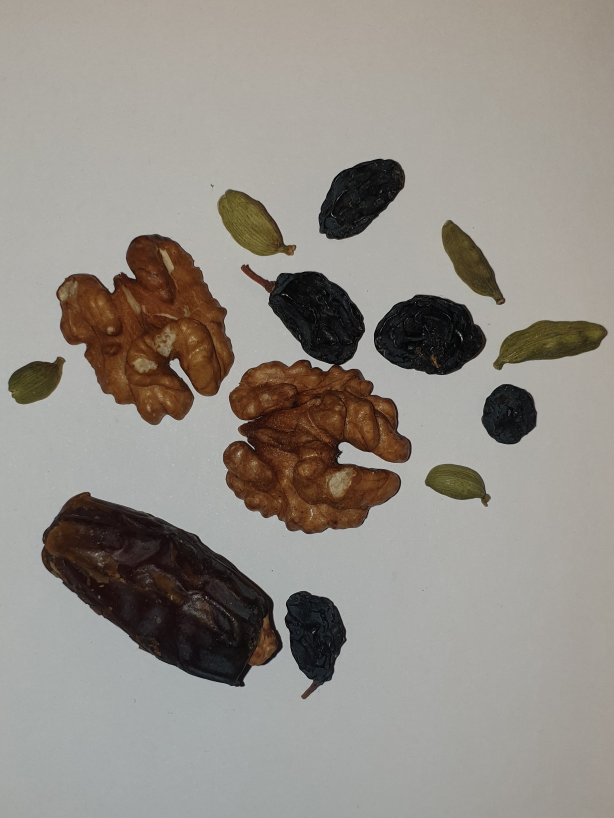
#> input picture op3/af1.jpg, 1841 x 2454 px (shown at 1/3 size)
$ python thresholding.py
#> lines starting #> are read from the running program, lines starting #| are printed output that depends on the picture; after the words box and inside, x2 and y2 are one past the last pixel; in counts of white or black regions, pixels touching at a corner belong together
import cv2
import numpy as np
from matplotlib import pyplot as plt

kernel = np.ones((5, 5), np.uint8)
img = cv2.imread('af1.jpg',0)
#> img: shape (2454, 1841); min 0, max 255, mean 142.6
#img = cv2.imread('notenmix.JPG')

# -----------------------------------------------
# resizing img to 900 by 900 for faster processing
# -----------------------------------------------
resized_img = cv2.resize(img, (900, 900))

# -----------------------------------------------
# Using bilateralFilter to blur inside of object
# while keeping outside edges
# ------------------------------------------------
blurred_img = cv2.bilateralFilter(resized_img, 20, 50, 50)

# -----------------------------------------------
# removing noise from image
# ------------------------------------------------
clean_img = cv2.morphologyEx(blurred_img, cv2.MORPH_OPEN, kernel)

# -----------------------------------------------
# dilating 5 times to disconnect any connected objects
# eroding 5 times to return image as close to original, while keeping certain changes
# like disconnected objects
# ------------------------------------------------
dilated_img = cv2.dilate(clean_img, kernel, iterations=5)
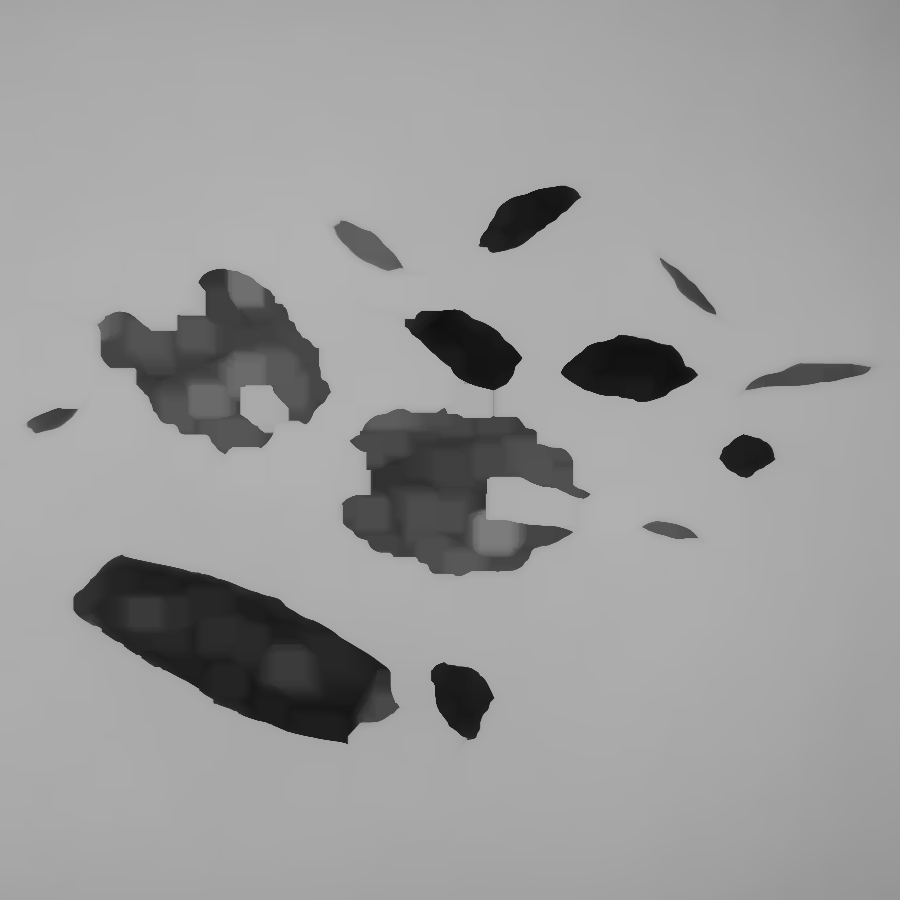
#> dilated_img: shape (900, 900); min 16, max 178, mean 154.6
img = cv2.erode(dilated_img, kernel, iterations=5)
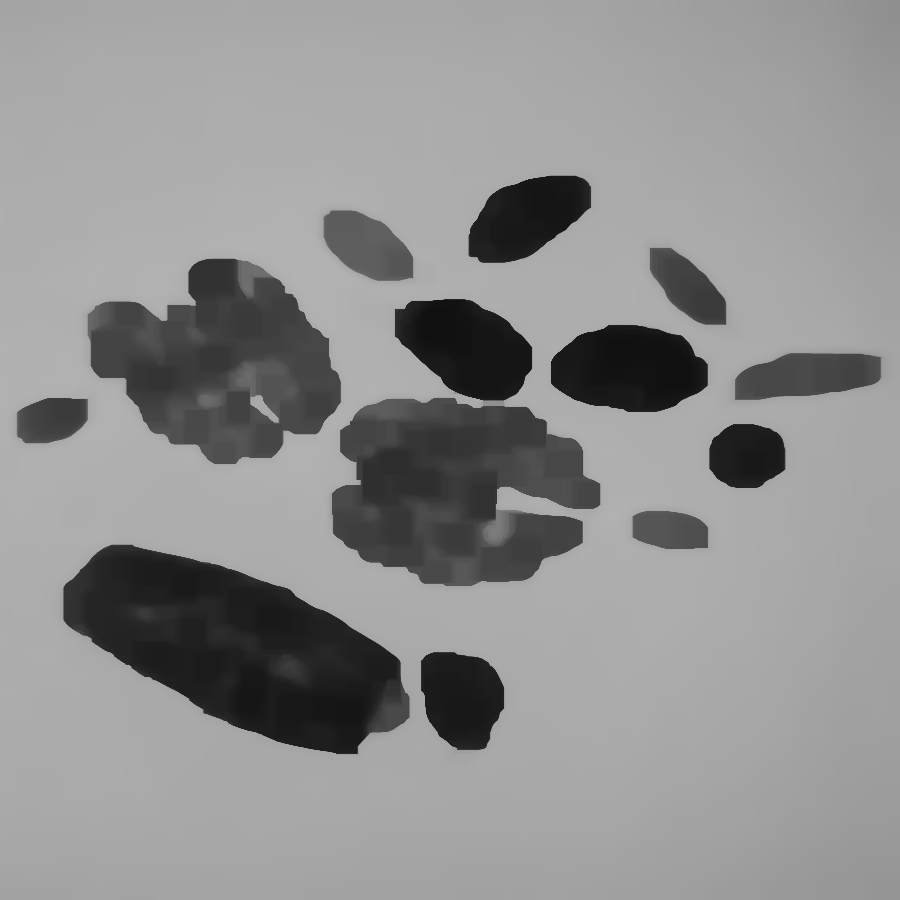
#> img: shape (900, 900); min 16, max 178, mean 143.7

## testing
ret,th1 = cv2.threshold(img,127,255,cv2.THRESH_BINARY)
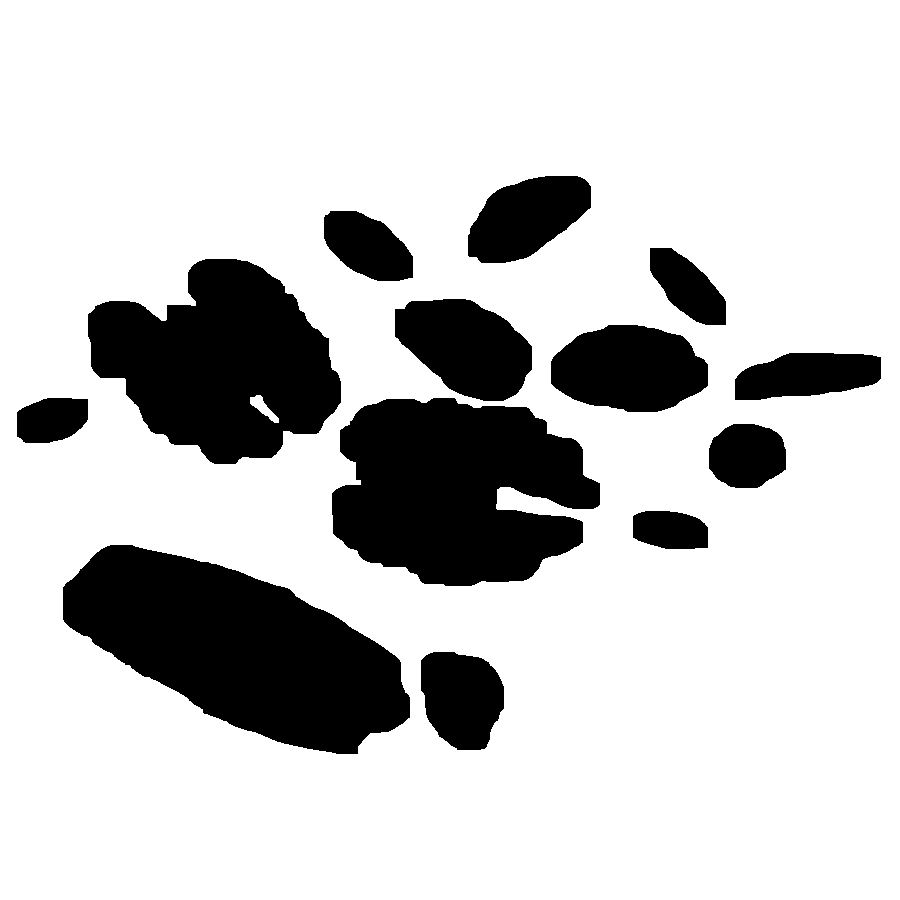
#> th1: shape (900, 900); 78.9% white; 13 black regions, largest, box (x1, y1, x2, y2) and area: (63, 545, 410, 754) 42499, (332, 398, 600, 586) 37762, (88, 259, 341, 464) 33784
th2 = cv2.adaptiveThreshold(img,255,cv2.ADAPTIVE_THRESH_MEAN_C,
            cv2.THRESH_BINARY,11,2)
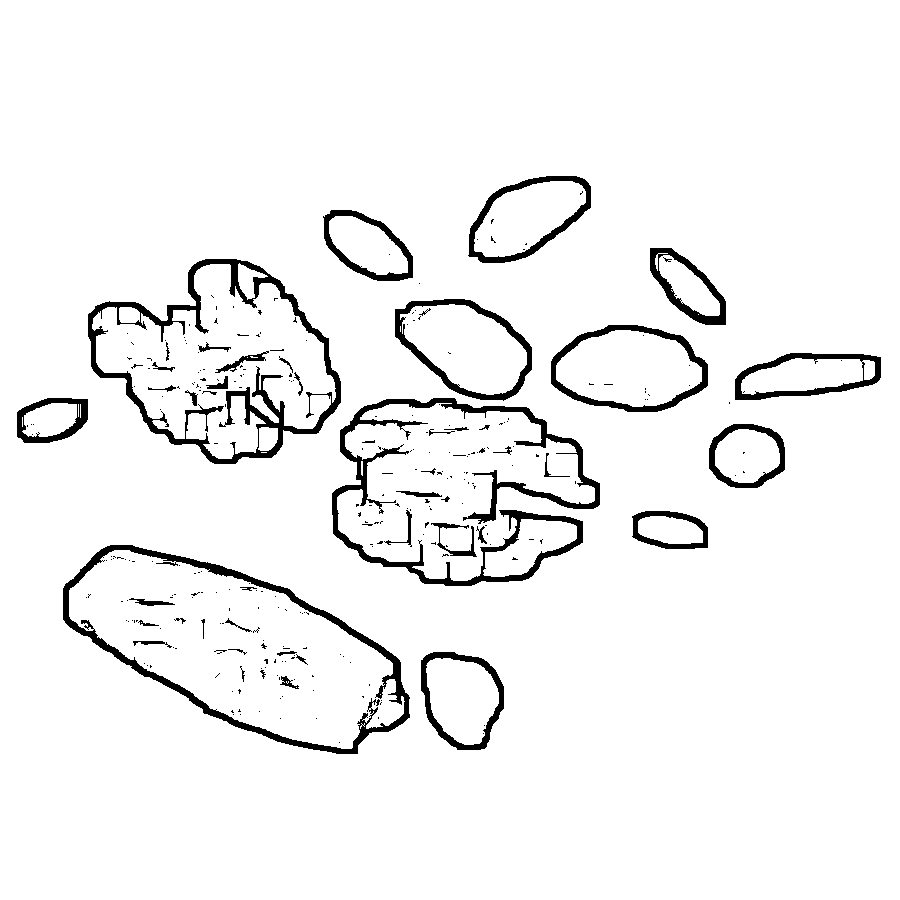
#> th2: shape (900, 900); 95% white; 296 black regions (247 under 20 px), largest, box (x1, y1, x2, y2) and area: (332, 398, 600, 586) 7457, (88, 259, 341, 464) 7085, (63, 545, 410, 754) 5933
th3 = cv2.adaptiveThreshold(img,255,cv2.ADAPTIVE_THRESH_GAUSSIAN_C,
            cv2.THRESH_BINARY,11,2)
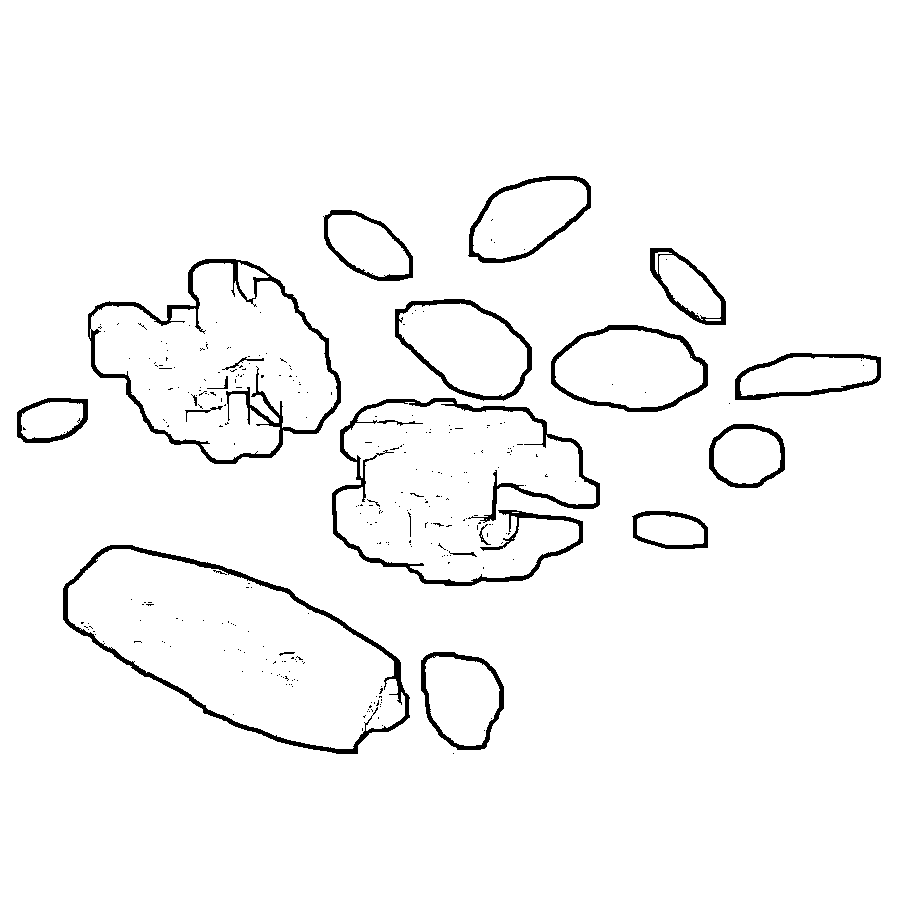
#> th3: shape (900, 900); 96.7% white; 299 black regions (276 under 20 px), largest, box (x1, y1, x2, y2) and area: (332, 398, 600, 586) 4923, (88, 259, 341, 464) 4403, (63, 545, 410, 754) 4071
titles = ['Original Image', 'Global Thresholding (v = 127)',
            'Adaptive Mean Thresholding', 'Adaptive Gaussian Thresholding']
images = [img, th1, th2, th3]
for i in range(4):
    plt.subplot(2,2,i+1),plt.imshow(images[i],'gray')
    plt.title(titles[i])
    plt.xticks([]),plt.yticks([])
plt.show()


cv2.waitKey(0)
cv2.destroyAllWindows()

$ run again, with op3/af2.jpg copied over op3/af1.jpg
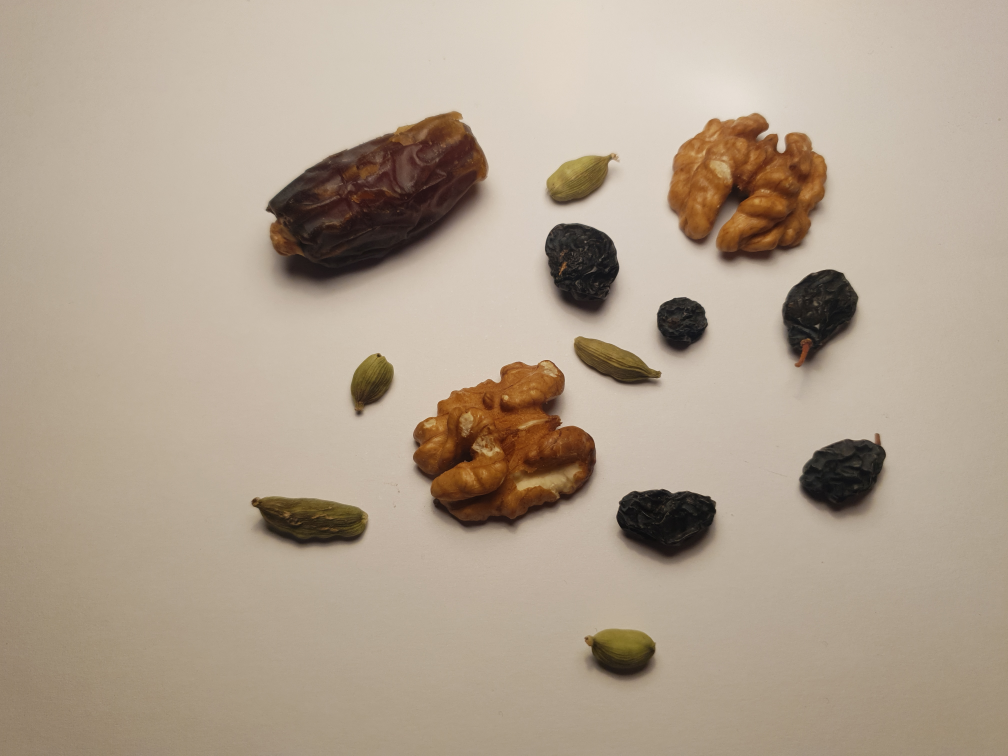
#> input picture op3/af2.jpg, 4032 x 3024 px (shown at 1/4 size)
#> `ret,th1 = cv2.threshold(img,127,255,cv2.THRESH_BINARY)`:
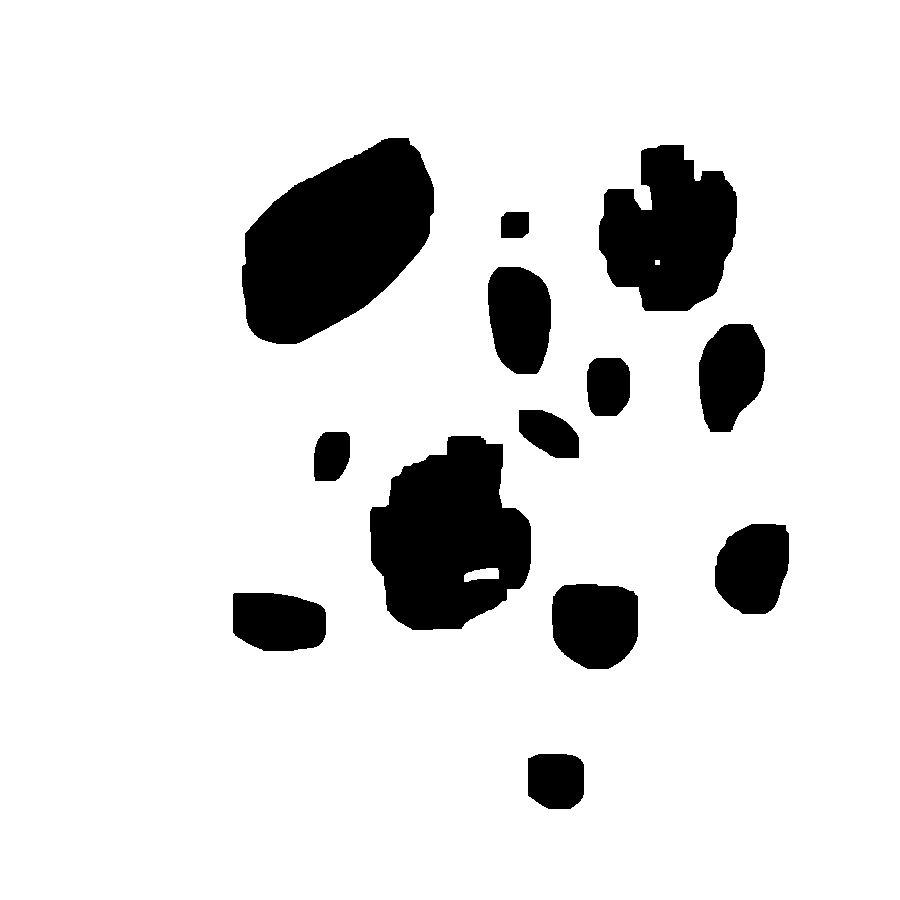
#> th1: shape (900, 900); 87.5% white; 13 black regions, largest, box (x1, y1, x2, y2) and area: (242, 138, 434, 344) 26237, (370, 436, 531, 630) 22406, (599, 145, 737, 311) 16261
#> th2: shape (900, 900); 95.6% white; 230 black regions (187 under 20 px), largest, box (x1, y1, x2, y2) and area: (370, 435, 532, 632) 5948, (242, 137, 434, 338) 5377, (598, 139, 738, 312) 5024
#> `th3 = cv2.adaptiveThreshold(img,255,cv2.ADAPTIVE_THRESH_GAUSSIAN_C, cv..`:
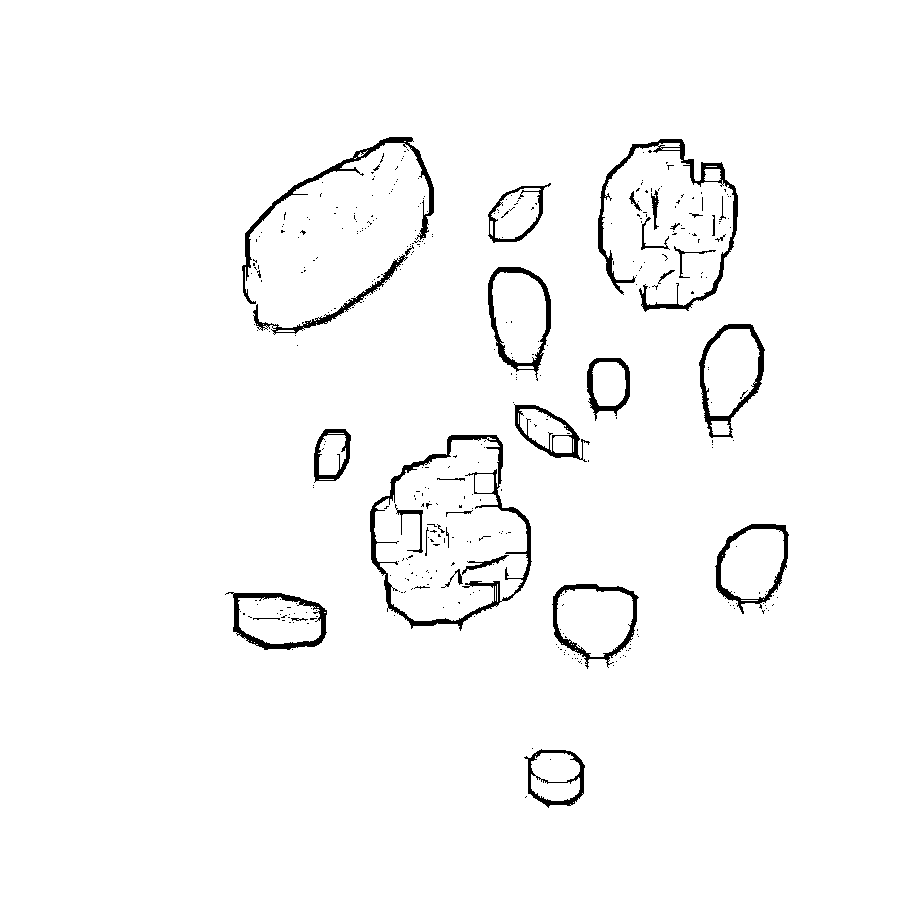
#> th3: shape (900, 900); 97.4% white; 387 black regions (351 under 20 px), largest, box (x1, y1, x2, y2) and area: (370, 435, 532, 631) 3118, (598, 139, 738, 312) 2532, (242, 137, 434, 304) 1878

$ run again, with op3/af3.jpg copied over op3/af1.jpg
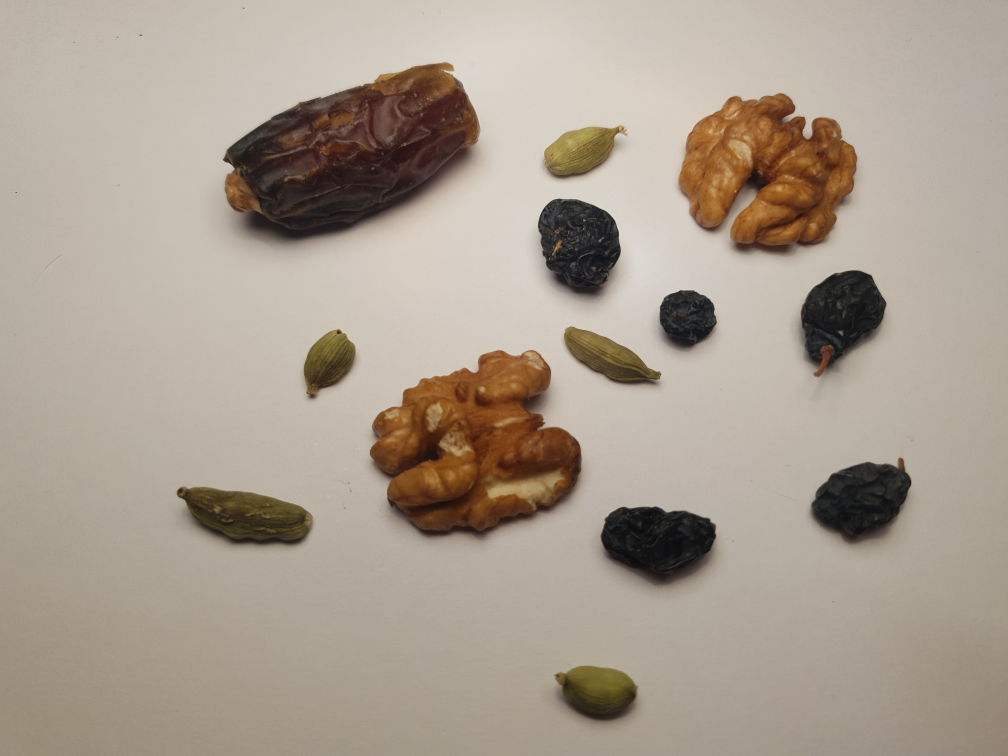
#> input picture op3/af3.jpg, 4032 x 3024 px (shown at 1/4 size)
#> `ret,th1 = cv2.threshold(img,127,255,cv2.THRESH_BINARY)`:
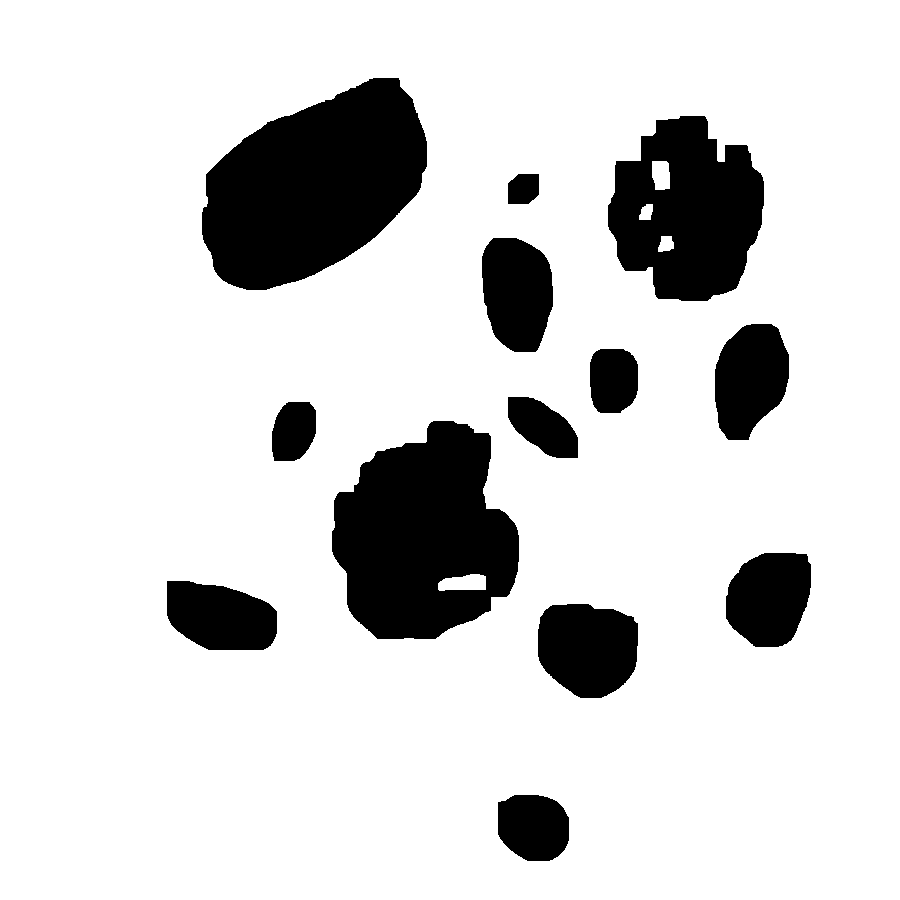
#> th1: shape (900, 900); 84.2% white; 13 black regions, largest, box (x1, y1, x2, y2) and area: (202, 78, 427, 290) 32327, (332, 421, 519, 639) 29193, (608, 116, 764, 301) 20373
#> th2: shape (900, 900); 95.1% white; 245 black regions (199 under 20 px), largest, box (x1, y1, x2, y2) and area: (332, 421, 519, 638) 6576, (202, 77, 427, 286) 6131, (607, 114, 764, 303) 4870
#> `th3 = cv2.adaptiveThreshold(img,255,cv2.ADAPTIVE_THRESH_GAUSSIAN_C, cv..`:
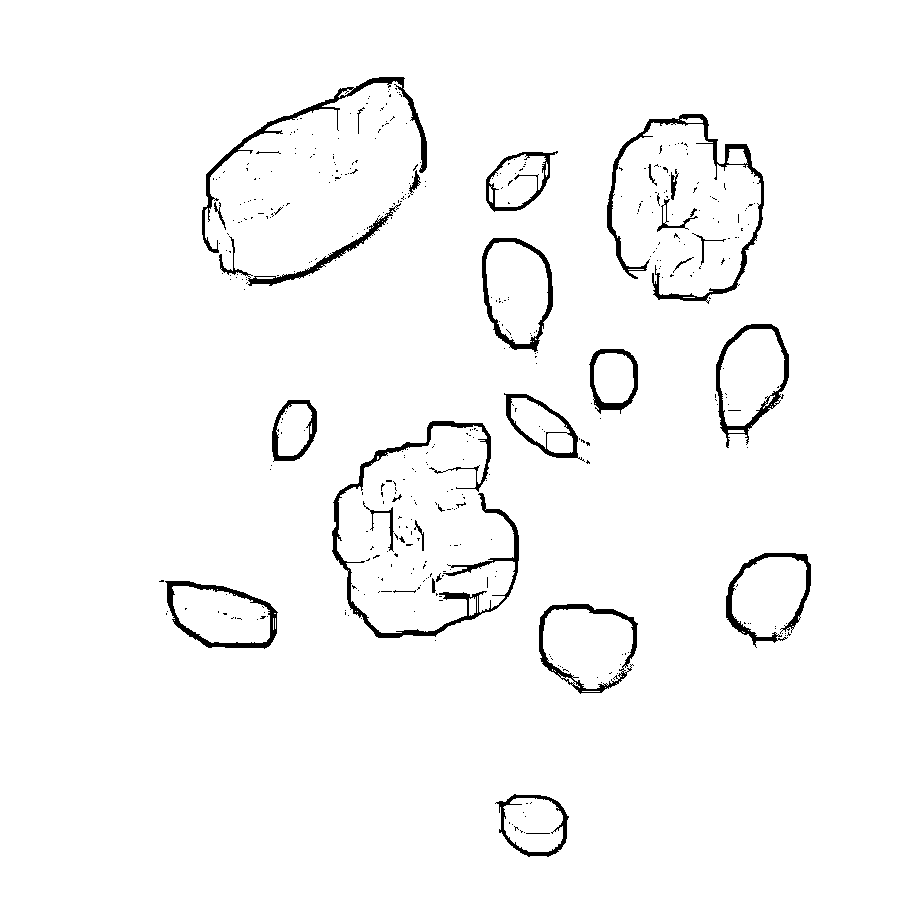
#> th3: shape (900, 900); 97.1% white; 431 black regions (398 under 20 px), largest, box (x1, y1, x2, y2) and area: (332, 421, 519, 638) 3658, (607, 114, 764, 304) 2750, (202, 77, 427, 253) 2054
